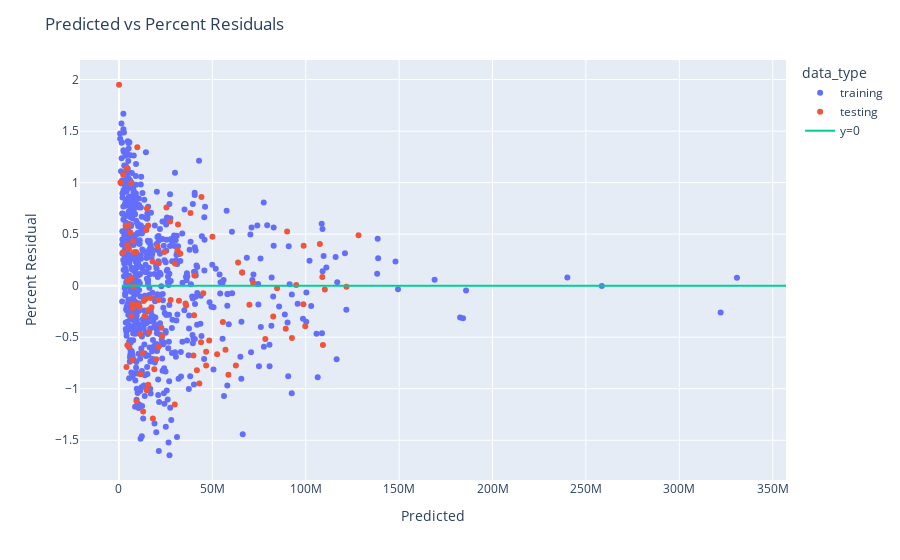

The notebook cell this image was saved under:
### Code cell
# create a dataframe with testing and training combined and then a column for whether it is testing or training
results_df['residual'] = results_df['actual'] - results_df['predicted']

combined_data = pd.concat([training_data, results_df])
combined_data['data_type'] = ['training'] * len(training_data) + ['testing'] * len(results_df)

# residuals as a percent difference of opening weekend
combined_data['percent_residual'] = (combined_data['actual'] - combined_data['predicted']) / (
    (combined_data['actual'] + combined_data['predicted']) / 2
)
fig = px.scatter(combined_data, x='predicted', y='percent_residual', color='data_type', hover_name='title')
fig.add_trace(go.Scatter(x=combined_data['actual'], y=[0]*len(combined_data), mode='lines', name='y=0'))
fig.update_layout(title='Predicted vs Percent Residuals', xaxis_title='Predicted', yaxis_title='Percent Residual')

### Figure 1 — Plotly figure (JSON) as saved in the notebook; plotly's stock layout.template omitted (floating-point values rounded to 4 significant figures; data arrays with more than 128 entries replaced by an {"elided": "..."} marker saying what was removed)
{"data": [{"hovertemplate": "<b>%{hovertext}</b><br><br>data_type=training<br>predicted=%{x}<br>percent_residual=%{y}<extra></extra>", "hovertext": {"elided": "677 str values"}, "legendgroup": "training", "marker": {"color": "#636efa", "symbol": "circle"}, "mode": "markers", "name": "training", "orientation": "v", "showlegend": true, "type": "scatter", "x": {"elided": "677 float values"}, "xaxis": "x", "y": {"elided": "677 float values"}, "yaxis": "y"}, {"hovertemplate": "<b>%{hovertext}</b><br><br>data_type=testing<br>predicted=%{x}<br>percent_residual=%{y}<extra></extra>", "hovertext": ["M3GAN", "80 for Brady", "Knock at the Cabin", "Ant-Man and the Wasp: Quantumania", "Jesus Revolution", "Creed III", "Operation Fortune: Ruse de guerre", "Scream VI", "65", "Shazam! Fury of the Gods", "John Wick: Chapter 4", "Dungeons & Dragons: Honor Among Thieves", "His Only Son", "The Super Mario Bros. Movie", "Renfield", "The Pope’s Exorcist", "Beau is Afraid", "Big George Foreman: The Miraculous Story of the Once and Future Heavyweight Champion of the World", "Are You There God? It’s Me, Margaret", "Guardians of the Galaxy Vol 3", "Fast X", "The Little Mermaid", "The Machine", "Spider-Man: Across the Spider-Verse", "Transformers: Rise of the Beasts", "The Flash", "Elemental", "No Hard Feelings", "Ruby Gillman, Teenage Kraken", "Indiana Jones and the Dial of Destiny", "Sound of Freedom", "Insidious: The Red Door", "Oppenheimer", "Barbie", "Talk To Me", "Haunted Mansion", "Teenage Mutant Ninja Turtles: Mutant Mayhem", "Meg 2: The Trench", "The Last Voyage of the Demeter", "Blue Beetle", "Strays", "Dumb Money", "Expend4bles", "The Creator", "Saw X", "PAW Patrol: The Mighty Movie", "The Exorcist: Believer", "Killers of the Flower Moon", "Priscilla", "Five Nights at Freddy’s", "Journey to Bethlehem", "The Marvels", "Next Goal Wins", "The Hunger Games: The Ballad of Songbirds & Snakes", "Thanksgiving", "Trolls Band Together", "Wish", "Napoleon", "Godzilla Minus One (ゴジラ最新作)", "American Fiction", "Wonka", "Migration", "The Iron Claw", "Aquaman and the Lost Kingdom", "Anyone But You", "Ferrari", "Mean Girls", "Argylle", "Madame Web", "Dune: Part Two", "Kung Fu Panda 4", "Imaginary", "Cabrini", "Arthur the King", "Ghostbusters: Frozen Empire", "Godzilla x Kong: The New Empire", "Civil War", "Abigail", "Challengers", "Unsung Hero", "The Fall Guy", "Tarot", "Kingdom of the Planet of the Apes", "IF", "The Strangers: Chapter 1", "Furiosa: A Mad Max Saga", "The Garfield Movie", "The Watchers", "Bad Boys: Ride or Die", "Inside Out 2", "A Quiet Place: Day One", "Horizon: An American Saga Chapter 1", "Despicable Me 4", "Sound of Hope: The Story of Possum Trot", "Fly Me to the Moon", "Twisters", "Deadpool & Wolverine", "Harold and the Purple Crayon", "It Ends With Us", "Alien: Romulus", "The Crow", "Reagan", "Beetlejuice Beetlejuice", "Speak No Evil"], "legendgroup": "testing", "marker": {"color": "#EF553B", "symbol": "circle"}, "mode": "markers", "name": "testing", "orientation": "v", "showlegend": true, "type": "scatter", "x": [20640000.0, 9125000.0, 17440000.0, 110200000.0, 4349000.0, 31630000.0, 12970000.0, 31380000.0, 14080000.0, 40240000.0, 71880000.0, 29990000.0, 70000.0, 98890000.0, 18960000.0, 11080000.0, 9461000.0, 5409000.0, 4533000.0, 108900000.0, 99760000.0, 94920000.0, 4782000.0, 121800000.0, 82600000.0, 92620000.0, 35940000.0, 16900000.0, 15710000.0, 109200000.0, 6612000.0, 15030000.0, 98760000.0, 107600000.0, 6152000.0, 27680000.0, 48320000.0, 35680000.0, 12840000.0, 43950000.0, 9923000.0, 7085000.0, 29900000.0, 23210000.0, 21030000.0, 17970000.0, 21280000.0, 58620000.0, 6763000.0, 38310000.0, 798900.0, 78380000.0, 4529000.0, 40390000.0, 16270000.0, 57070000.0, 39880000.0, 46690000.0, 21120000.0, 4048000.0, 55650000.0, 15770000.0, 14890000.0, 62600000.0, 7201000.0, 18170000.0, 15680000.0, 41750000.0, 43040000.0, 84650000.0, 69850000.0, 5412000.0, 6665000.0, 5308000.0, 32870000.0, 63790000.0, 14680000.0, 13860000.0, 22720000.0, 2323000.0, 32140000.0, 3576000.0, 89300000.0, 24260000.0, 7626000.0, 52560000.0, 46700000.0, 11290000.0, 25440000.0, 90050000.0, 27400000.0, 7959000.0, 65990000.0, 2232000.0, 19910000.0, 50060000.0, 128300000.0, 7467000.0, 9845000.0, 45160000.0, 11630000.0, 7721000.0, 44190000.0, 13220000.0], "xaxis": "x", "y": [0.3834, 0.3277, -0.2101, -0.03816, 1.14, 0.5942, -1.221, 0.3447, -0.1327, -0.2878, 0.02662, 0.2148, 1.95, 0.3871, -0.8103, -0.2064, -1.122, -0.5959, 0.3914, 0.08373, -0.3927, 0.006933, 0.04471, -0.009396, -0.3001, -0.5089, -0.1934, -0.1188, -0.9624, -0.576, 0.9941, 0.7487, -0.18, 0.4039, 0.5161, -0.139, -0.5322, -0.1729, -0.6553, -0.5486, -0.1844, -0.7223, -1.152, -0.4895, -0.1383, 0.2353, 0.2186, -0.864, -0.292, 0.7048, 1.001, -0.5184, -0.5773, 0.09913, -0.4488, -0.6217, -0.6775, -0.7739, -0.5962, -0.7901, -0.3517, -0.2348, -1.014, -0.7734, -0.1818, -1.29, 0.5845, -0.8198, -0.9492, -0.02568, -0.1856, 0.5875, 0.07278, 0.3595, 0.3117, 0.2256, 0.5402, -0.295, -0.4087, 1.076, -0.1467, 0.5808, -0.4184, 0.3261, 0.4317, -0.6652, -0.6419, -0.4689, 0.7585, 0.5253, 0.6233, 0.3254, 0.128, 0.3188, -0.7147, 0.4751, 0.4897, -0.2173, 1.342, -0.07238, -0.8584, -0.009126, 0.861, -0.1479], "yaxis": "y"}, {"mode": "lines", "name": "y=0", "type": "scatter", "x": {"elided": "781 int values"}, "y": {"elided": "781 int values"}}], "layout": {"legend": {"title": {"text": "data_type"}, "tracegroupgap": 0}, "margin": {"t": 60}, "title": {"text": "Predicted vs Percent Residuals"}, "xaxis": {"anchor": "y", "domain": [0, 1], "title": {"text": "Predicted"}}, "yaxis": {"anchor": "x", "domain": [0, 1], "title": {"text": "Percent Residual"}}}}
